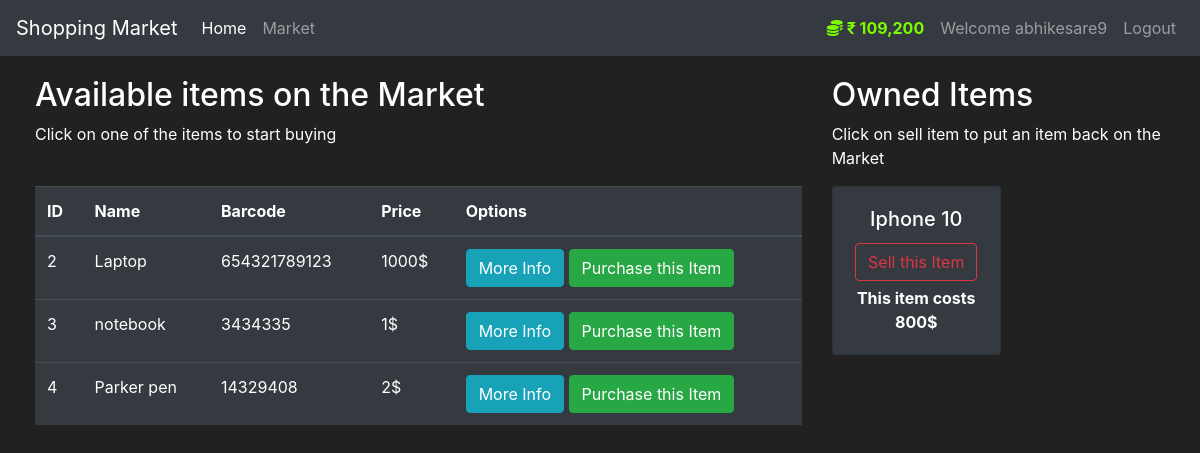
/market (signed in), run on the app's committed database.
### market/models.py (models this page shows, shortened)
class User(db.Model, UserMixin):
    id = db.Column(db.Integer(), primary_key=True)
    username = db.Column(db.String(length=30), nullable=False, unique=True)
    email_address = db.Column(db.String(length=50), nullable=False, unique=True)
    password_hash = db.Column(db.String(length=60), nullable=False)
    budget = db.Column(db.Integer(), nullable=False, default=100000)
    items = db.relationship('Item', backref='owned_user', lazy=True)
    @property
    def prettier_budget(self):
        if len(str(self.budget)) >= 4:
            return f'₹ {str(self.budget)[:-3]},{str(self.budget)[-3:]}'
        else:
            return f"{self.budget}Rs"
    @property
    def password(self):
        return self.password

class Item(db.Model):
    id = db.Column(db.Integer(), primary_key=True)
    name = db.Column(db.String(length=30), nullable=False, unique=True)
    price = db.Column(db.Integer(), nullable=False)
    barcode = db.Column(db.String(length=12), nullable=False, unique=True)
    description = db.Column(db.String(length=1024), nullable=False, unique=True)
    owner = db.Column(db.Integer(), db.ForeignKey('user.id'))

### market/routes.py (the view, shortened to what this page needs)
@app.route('/market',methods=['GET','POST'])
def market_page():
    selling_form = SellItemForm()
    purchase_form = PurchaseItemForm()
    if request.method == "GET":
        try:
            owned_items =  Item.query.filter_by(owner=current_user.id)
            items = Item.query.filter_by(owner=None)
            if items.first() == None:
                flash("You have bought all the items we will know once new items comes up",category='info')
            return render_template('market.html', items=items, purchase_form=purchase_form,owned_items=owned_items,selling_form=selling_form)
        except:
            flash("You haven't logged in so cannot display the page",category='danger')
            return redirect(url_for('login_page'))

### market/models.py (called while the page is built)
@login_manager.user_loader
def load_user(user_id):
    return User.query.get(int(user_id))

### market/templates/market.html (shortened to what this page needs)
{% extends 'base.html' %}
{% block content %}
<div class="row" style="margin-top:20px; margin-left:20px">
   <div class="col-8">
       <h2>Available items on the Market</h2>
       <p>Click on one of the items to start buying</p>
       <br>
      <table class="table table-hover table-dark">
         <thead>
            <tr>
               <th scope="col">ID</th>
               <th scope="col">Name</th>
               <th scope="col">Barcode</th>
               <th scope="col">Price</th>
               <th scope="col">Options</th>
            </tr>
         </thead>
         <tbody>
            {% for item in items %}
            <tr>
               <td>{{ item.id }}</td>
               <td>{{ item.name }}</td>
               <td>{{ item.barcode }}</td>
               <td>{{ item.price }}$</td>
               <td>
                  <button class="btn btn-outline btn-info" data-toggle="modal" data-target="#Modal-MoreInfo-{{ item.id }}">More Info</button>
                  <button class="btn btn-outline btn-success" data-toggle="modal" data-target="#Modal-PurchaseConfirm-{{ item.id }}">Purchase this Item</button>
               </td>
            </tr>
            {% endfor %}
         </tbody>
      </table>
   </div>
   <div class="col-4">
        <h2>Owned Items</h2>
        <p>Click on sell item to put an item back on the Market</p>
        <div class="row">
            {% for owned_item in owned_items %}
              <div class="col-md-6">
                  <div style="margin-bottom: 5px" class="card text-center bg-dark">
                       <div class="card-body">
                           <h5 class="card-title">{{ owned_item.name }}</h5>
                           <button type="button" class="btn btn-outline-danger" style="margin-bottom: 5px"
                                   data-toggle="modal" data-target="#Modal-SellingConfirm-{{ owned_item.id }}">
                               Sell this Item
                           </button>
                           <p class="card-text"><strong>
                               This item costs {{ owned_item.price }}$
                           </strong></p>
                       </div>
                   </div>
              </div>
            {% endfor %}
         </div>
        </div>
        <br>
   </div>
{% endblock %}

### market/templates/base.html (shortened to what this page needs)
<!doctype html>
<html lang="en">
   <head>
      <link rel="stylesheet" href="https://cdn.jsdelivr.net/npm/bootstrap@4.5.3/dist/css/bootstrap.min.css">
   </head>
   <body>
    <nav class="navbar navbar-expand-md navbar-dark bg-dark">
      <a class="navbar-brand" href="#">Shopping Market</a>
      <div class="collapse navbar-collapse" id="navbarNav">
        <ul class="navbar-nav mr-auto">
            <li class="nav-item active">
                <a class="nav-link" href="{{ url_for('home_page') }}">Home <span class="sr-only">(current)</span></a>
            </li>
            <li class="nav-item">
                <a class="nav-link" href="{{ url_for('market_page') }}">Market</a>
            </li>
        </ul>
        {% if current_user.is_authenticated %}
        <ul class="navbar-nav">
          <li class="nav-item">
            <a class="nav-link" style="color: lawngreen; font-weight: bold">
                <i class="fas fa-coins"></i>
                {{ current_user.prettier_budget }}
            </a>
        </li>
          <li class="nav-item">
            <a class="nav-link" href="#">Welcome {{ current_user.username }}</a>
        </li>
          <li class="nav-item">
              <a class="nav-link" href="{{url_for('logout') }}">Logout</a>
          </li>
      </ul>
        {% endif %}
      </div>
    </nav>
      {% block content %}
      {% endblock %}
   </body>
</html>

### market/templates/base.html (style rules this page uses)
body { background-color: #212121; color: white }

### data on the page
User: prettier_budget "₹ 109,200", username "abhikesare9"
Item: id "2", name "Laptop", barcode "654321789123", price "1000"
Item: id "3", name "notebook", barcode "3434335", price "1"
Item: id "4", name "Parker pen", barcode "14329408", price "2"
Item: name "Iphone 10", price "800"
